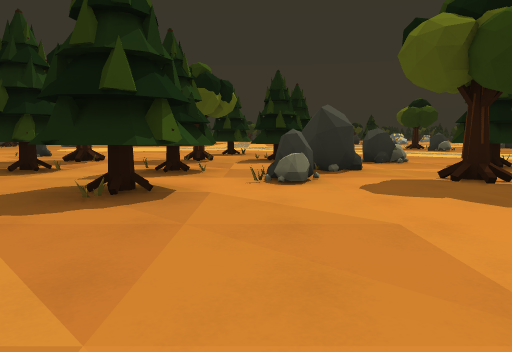
[1] (above)

24 first-person views from a walk through a 3-D level made in the Godot game engine. The camera is 1.2 m above the floor, tilts 6° down and sees 70° across. The floor is counted in squares, 2 m on a side. Each view is taken from the middle of a square. On the plan, view 1 faces up. The plan holds only what a view shows up to about 10 squares ahead; the rest is blank. The place goes on beyond the plan.

[2]
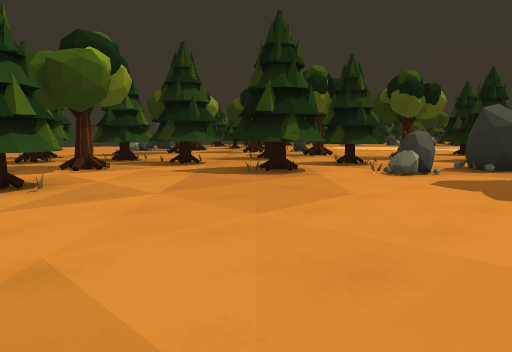

[3]
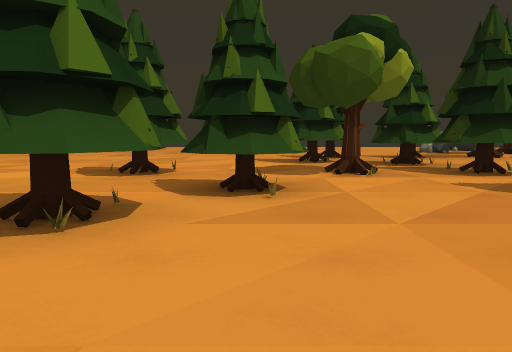

[4]
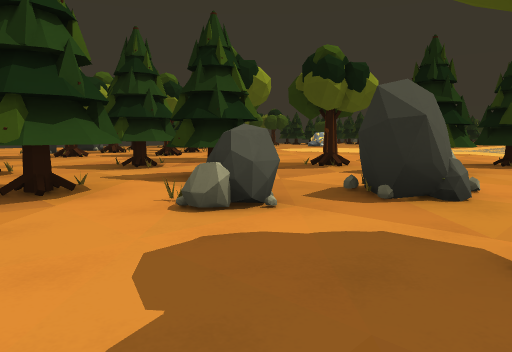

[5]
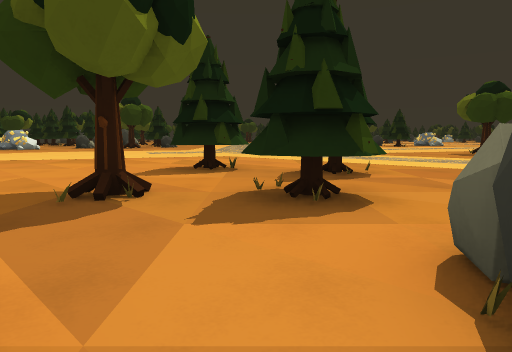

[6]
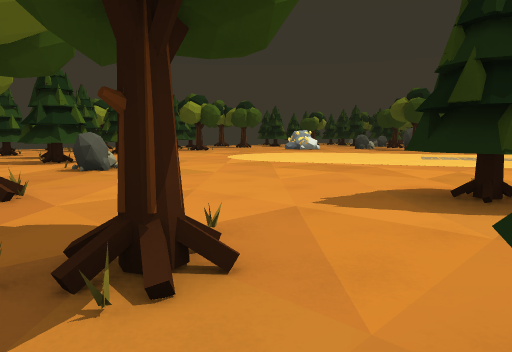

[7]
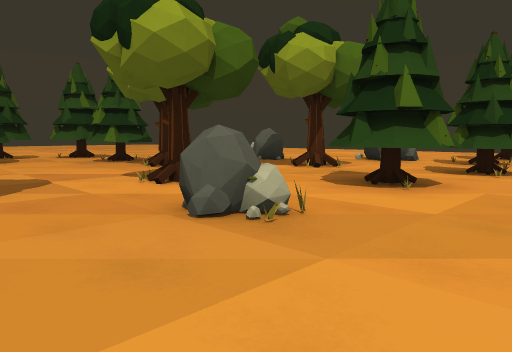

[8]
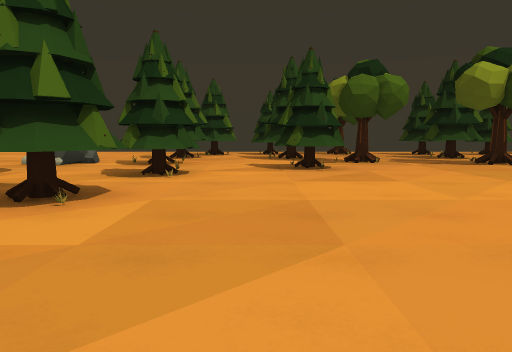

[9]
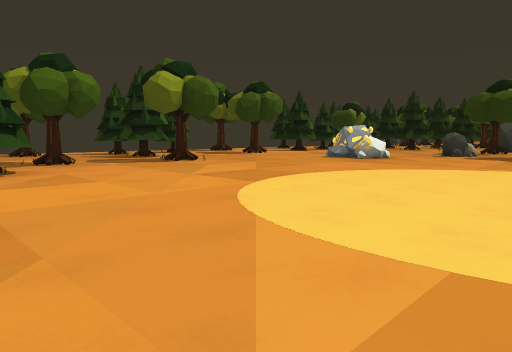

[10]
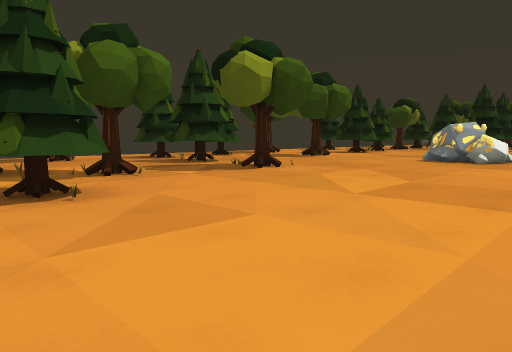

[11]
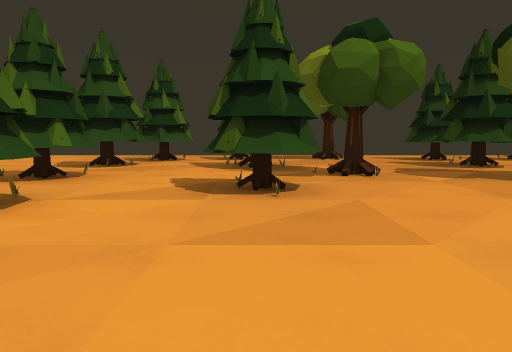

[12]
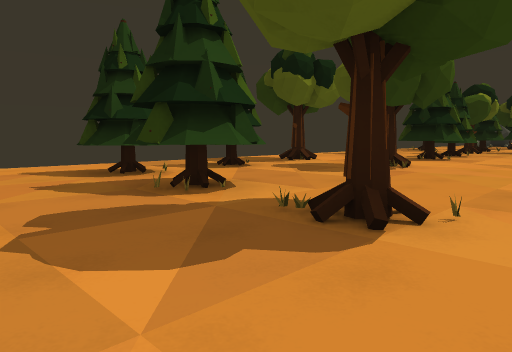

[13]
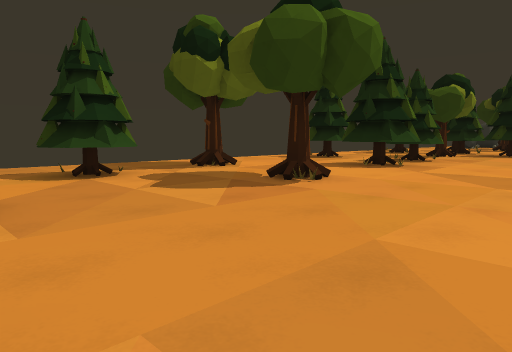

[14]
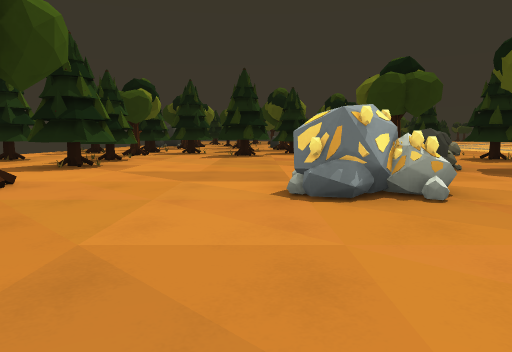

[15]
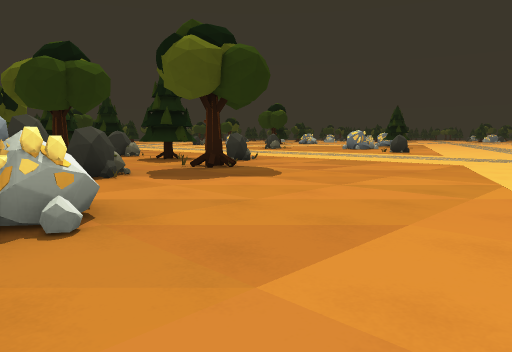

[16]
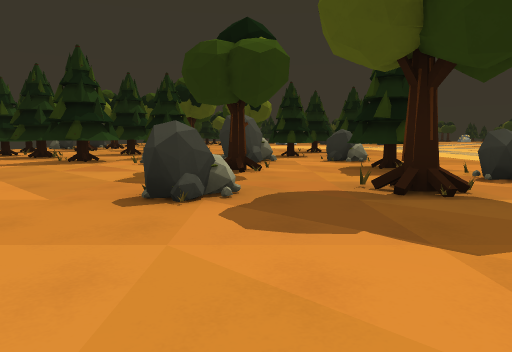

[17]
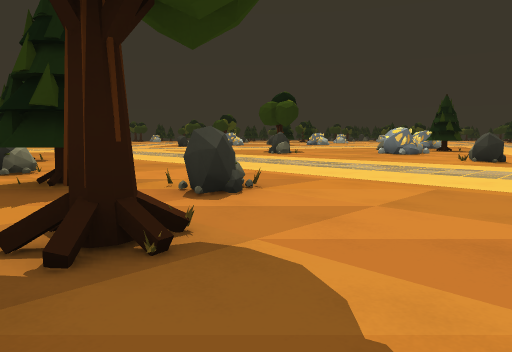

[18]
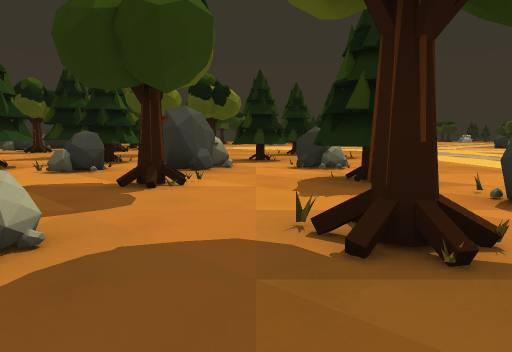

[19]
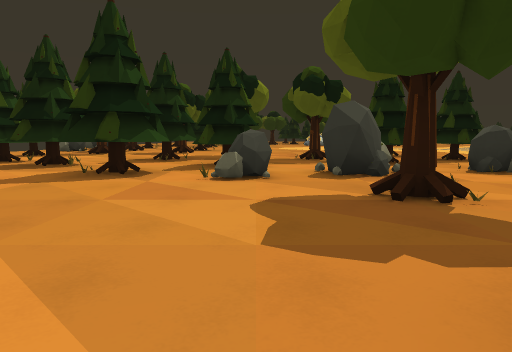

[20]
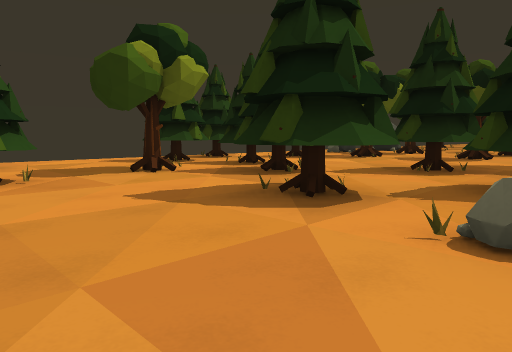

[21]
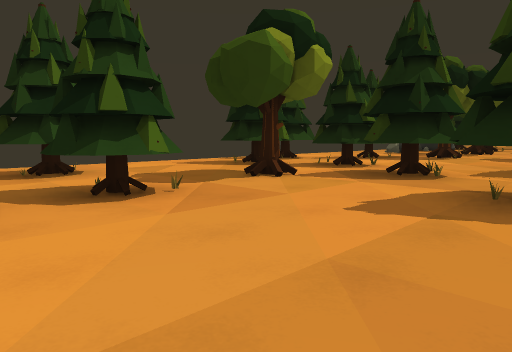

[22]
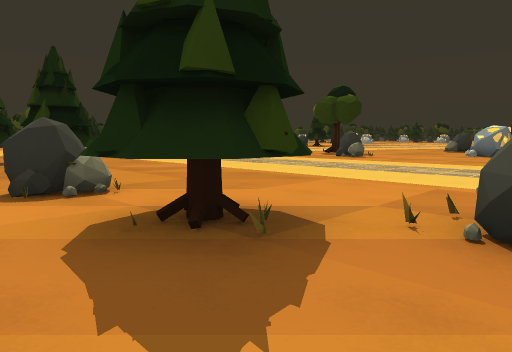

[23]
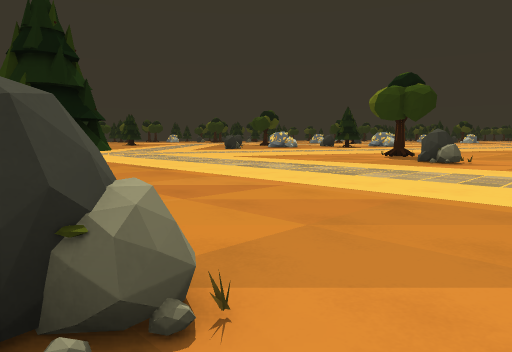

[24]
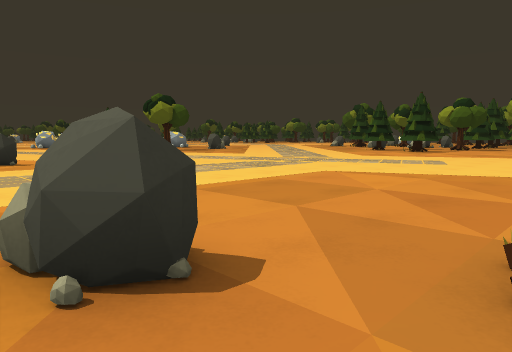

### Floor plan
Key: @ floor where view 1 was taken; # wall or solid block; x gap in a wall; . main floor; : floor 0.25 m higher than the main floor; / step, stairs or slope; ^ raised ledge; T thing the floor can be seen under or through.
Columns run from 21 left of view 1 to 3 right of it. Each row starts with its distance up from view 1.
 36   ..x..##. .. .##.......
 35   ###.##.....#..........#
 34 .##..##..T#.............#
 33 ....... T...#............
 32 ....#..TT.#x#.#.........
 31 ........................
 30 .##.#.......#.##........
 29   ..x...................
 28   ..#...........#........
 27  ...#......#..#.........x
 26  .....................
 25 ..:..................
 24 .....#...#^...........
 23 ......................
 22 ..#...................
 21 .....................
 20 ..#.##......... ....
 19 ....#..#....... ....
 18 ............... ....
 17   ..../..............
 16   ....#..................
 15    .##.##................
 14    ......................
 13   ##.....#..........#x ..
 12   ###x##.#.##.#.......##.
 11    . .x..................
 10   ....##.....#.....#.##.
  9   ...  #..#.....#.....x.#
  8          .. ..........x..
  7          #  #....#.##.#..
  6             .....#.##....
  5             #......##x..#
  4             #.####.##....
  3              .##.x.......
  2               #..........
  1               #..........
  0              ......#.@...
 -1              ......###...
 -2              ...##..##

Positions as (right, up) in squares from view 1, and headings:
1: (0, 0), facing up
2: (3, -1), facing up-left
3: (2, 0), facing left
4: (3, 3), facing up-left
5: (0, 6), facing up
6: (0, 9), facing up-left
7: (-5, 14), facing down-left
8: (-6, 14), facing left
9: (-6, 14), facing up-left
10: (-9, 14), facing up-left
11: (-9, 15), facing left
12: (-13, 17), facing up-left
13: (-13, 20), facing up-left
14: (-13, 20), facing up
15: (-12, 21), facing up-right
16: (-9, 23), facing up
17: (-8, 25), facing up-right
18: (-8, 25), facing up
19: (-11, 26), facing up
20: (-11, 29), facing up-left
21: (-13, 28), facing up-left
22: (-8, 28), facing up-right
23: (-7, 31), facing up-right
24: (-7, 29), facing down-right
